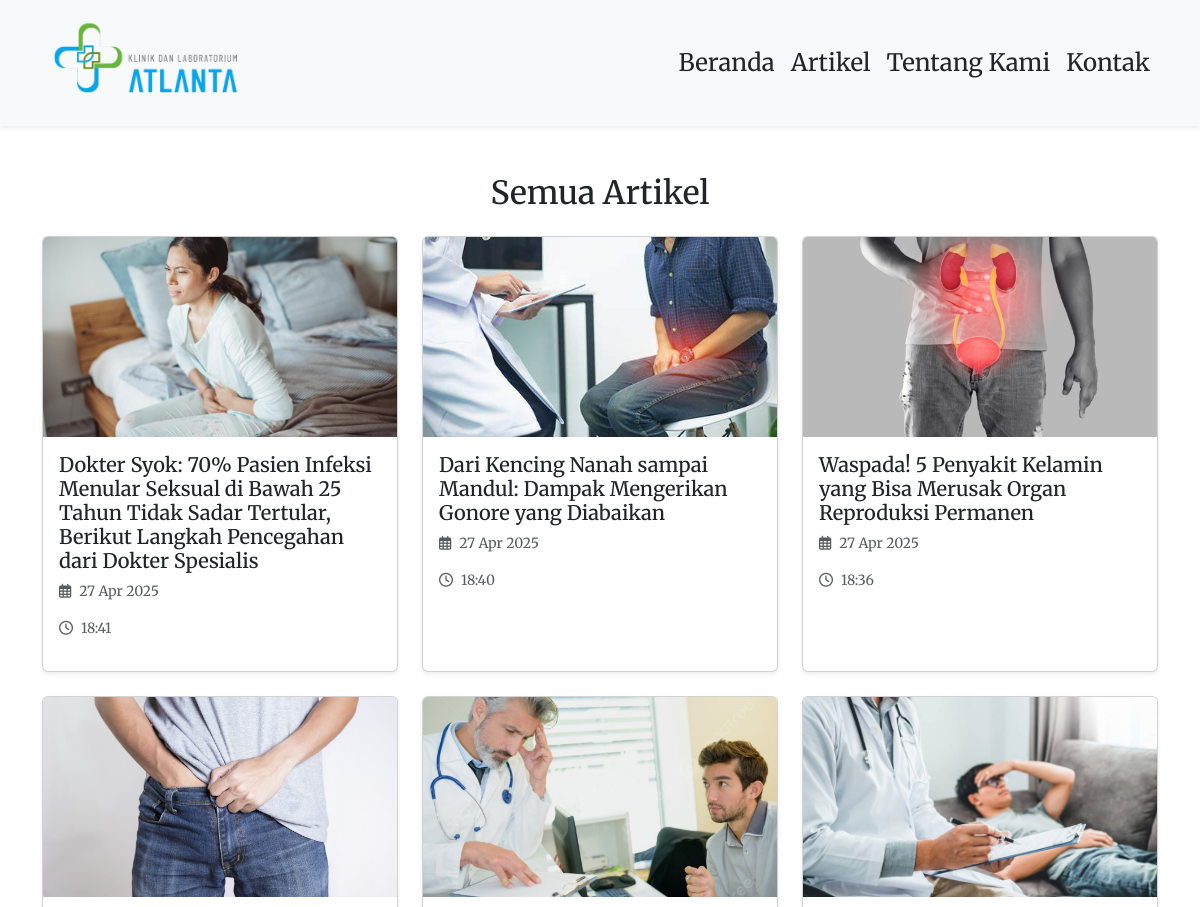
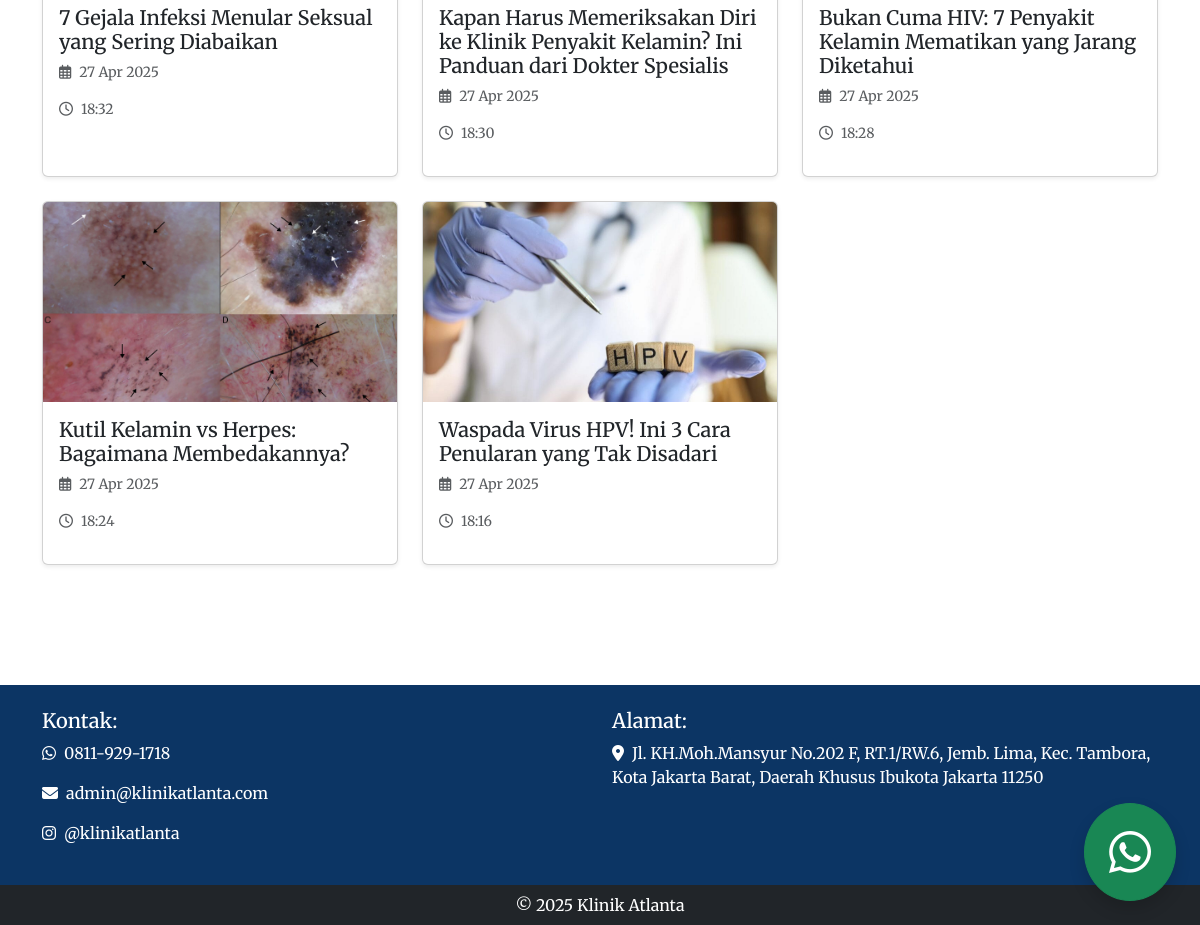
Screenshot of /artikel.php with the database file from the repository (2 pictures, top to bottom).
### tables this page shows
CREATE TABLE `artikel` (
  `id` int(11) NOT NULL,
  `judul` varchar(255) NOT NULL,
  `isi` text NOT NULL,
  `gambar` varchar(255) DEFAULT NULL,
  `tanggal` datetime NOT NULL
);

### artikel.php (the view, shortened to what this page needs)
<?php
include 'koneksi/koneksi.php';
?>
<!DOCTYPE html>
<html lang="id">
<head>
  <link href="https://cdn.jsdelivr.net/npm/bootstrap@5.3.2/dist/css/bootstrap.min.css" rel="stylesheet">
  <link href="https://cdnjs.cloudflare.com/ajax/libs/font-awesome/6.5.0/css/all.min.css" rel="stylesheet">
  <link href="https://cdnjs.cloudflare.com/ajax/libs/animate.css/4.1.1/animate.min.css" rel="stylesheet" />
</head>
<body>
<nav class="navbar navbar-expand-lg navbar-light bg-light shadow-sm">
  <div class="container">
    <a class="navbar-brand" href="index.php">
      <img src="uploads/logo_klinik_atlanta.png" alt="Logo Klinik Atlanta" height="100">
    </a>
    <div class="collapse navbar-collapse" id="navbarNav">
      <ul class="navbar-nav ms-auto">
        <li class="nav-item"><a class="nav-link text-dark" href="index.php">Beranda</a></li>
        <li class="nav-item"><a class="nav-link text-dark" href="artikel.php">Artikel</a></li>
        <li class="nav-item"><a class="nav-link text-dark" href="tentang.php">Tentang Kami</a></li>
        <li class="nav-item"><a class="nav-link text-dark" href="kontak.php">Kontak</a></li>
      </ul>
    </div>
  </div>
</nav>
<div class="container py-5">
  <h2 class="mb-4 text-center">Semua Artikel</h2>
  <div class="row">
    <?php
    $query = mysqli_query($conn, "SELECT * FROM artikel ORDER BY tanggal DESC");
    while ($data = mysqli_fetch_array($query)) {
    ?>
    <div class="col-md-4 mb-4">
      <a href="detail.php?id=<?= $data['id']; ?>" class="text-decoration-none text-dark">
        <div class="card h-100 shadow-sm animate__animated animate__fadeInUp" style="cursor: pointer;">
          <?php if (!empty($data['gambar'])) { ?>
            <img src="uploads/<?= $data['gambar']; ?>" class="card-img-top" alt="<?= $data['judul']; ?>" style="height: 200px; object-fit: cover;">
          <?php } ?>
          <div class="card-body">
            <h5 class="card-title"><?= $data['judul']; ?></h5>
            <p class="text-muted" style="font-size: 14px;">
              <i class="far fa-calendar-alt me-2"></i><?= date("d M Y", strtotime($data['tanggal'])); ?>
            </p>
            <p class="text-muted" style="font-size: 14px;">
              <i class="far fa-clock me-2"></i><?= date("H:i", strtotime($data['tanggal'])); ?>
            </p>
          </div>
        </div>
      </a>
    </div>
    <?php } ?>
  </div>
</div>
<div class="position-fixed bottom-0 end-0 p-4" style="z-index: 1050;">
  <button onclick="openWhatsAppPopup()" class="btn btn-success rounded-circle p-4 shadow animate__animated animate__bounceIn">
    <i class="fab fa-whatsapp fa-3x"></i>
  </button>
</div>
<footer class="text-white text-lg-start mt-5" style="background-color:rgb(12, 53, 100);">
  <div class="container py-4">
    <div class="row">
      <div class="col-md-6 mb-4 mb-md-0">
        <h5>Kontak:</h5>
        <p><i class="fab fa-whatsapp me-2"></i>0811-929-1718</p>
        <p><i class="fas fa-envelope me-2"></i>admin@klinikatlanta.com</p>
        <p><i class="fab fa-instagram me-2"></i>@klinikatlanta</p>
      </div>
      <div class="col-md-6 mb-4 mb-md-0">
        <h5>Alamat:</h5>
        <p><i class="fas fa-map-marker-alt me-2"></i>Jl. KH.Moh.Mansyur No.202 F, RT.1/RW.6,
Jemb. Lima, Kec. Tambora, Kota Jakarta Barat,
Daerah Khusus Ibukota Jakarta 11250</p>
      </div>
    </div>
  </div>
  <div class="bg-dark text-white text-center py-2">
    &copy; <?= date("Y"); ?> Klinik Atlanta
  </div>
</footer>
</body>
</html>

### artikel.php (style rules this page uses)
body { font-family: 'Merriweather', serif; }
.navbar-nav .nav-link { font-size: 24px; padding-right: 1.5rem; }

### rows the page displays
artikel: gambar (picture), judul "Dokter Syok: 70% Pasien Infeksi Menular Seksual di Bawah 25 Tahun Tidak Sadar Tertular, Berikut Langkah Pencegahan dari Dokter Spesialis", tanggal "27 Apr 2025", tanggal "18:41"
artikel: gambar (picture), judul "Dari Kencing Nanah sampai Mandul: Dampak Mengerikan Gonore yang Diabaikan", tanggal "27 Apr 2025", tanggal "18:40"
artikel: gambar (picture), judul "Waspada! 5 Penyakit Kelamin yang Bisa Merusak Organ Reproduksi Permanen", tanggal "27 Apr 2025", tanggal "18:36"
artikel: gambar (picture), judul "7 Gejala Infeksi Menular Seksual yang Sering Diabaikan", tanggal "27 Apr 2025", tanggal "18:32"
artikel: gambar (picture), judul "Kapan Harus Memeriksakan Diri ke Klinik Penyakit Kelamin? Ini Panduan dari Dokter Spesialis", tanggal "27 Apr 2025", tanggal "18:30"
artikel: gambar (picture), judul "Bukan Cuma HIV: 7 Penyakit Kelamin Mematikan yang Jarang Diketahui", tanggal "27 Apr 2025", tanggal "18:28"
artikel: gambar (picture), judul "Kutil Kelamin vs Herpes: Bagaimana Membedakannya?", tanggal "27 Apr 2025", tanggal "18:24"
artikel: gambar (picture), judul "Waspada Virus HPV! Ini 3 Cara Penularan yang Tak Disadari", tanggal "27 Apr 2025", tanggal "18:16"
